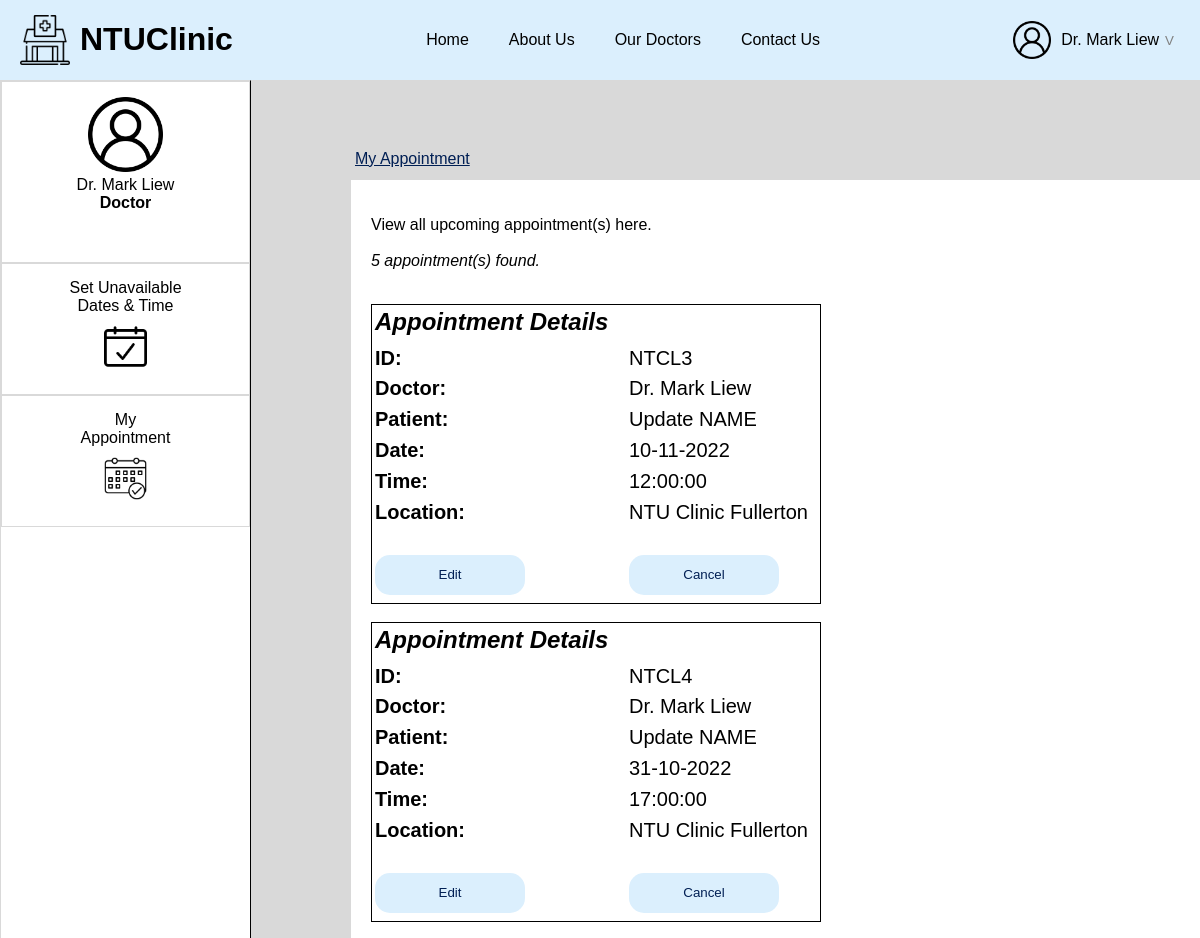
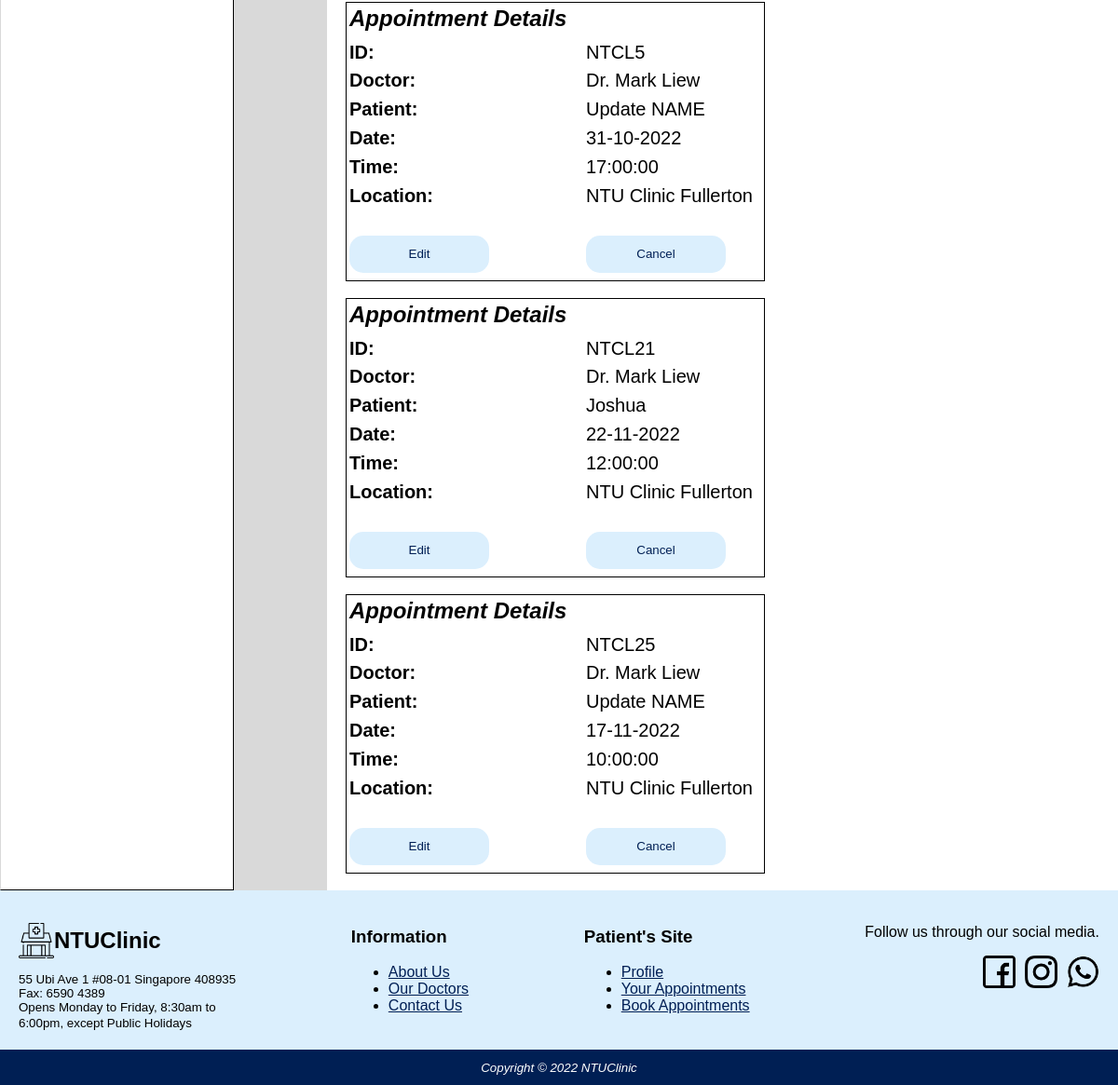
Page /doctor/myappointment.php (signed in) on the committed database (2 pictures, top to bottom).
### tables this page shows
CREATE TABLE `Doctors` (
  `doctorid` int(10) UNSIGNED NOT NULL,
  `docname` char(255) NOT NULL,
  `description` text DEFAULT NULL,
  `clinicid` int(11) NOT NULL,
  `image` char(100) NOT NULL,
  `contact` char(10) NOT NULL,
  `joindate` varchar(11) NOT NULL,
  `certexp` varchar(11) NOT NULL,
  `email` char(100) NOT NULL,
  `password` char(255) NOT NULL
);

CREATE TABLE `Appointments` (
  `appointmentID` int(10) UNSIGNED NOT NULL,
  `user` int(11) NOT NULL,
  `location` char(200) NOT NULL,
  `doctor` char(100) NOT NULL,
  `date` date NOT NULL,
  `time` time NOT NULL,
  `timeCompleted` time NOT NULL,
  `paid_status` tinyint(1) NOT NULL,
  `book_status` tinyint(1) NOT NULL
);

CREATE TABLE `Patients` (
  `userid` int(10) UNSIGNED NOT NULL,
  `name` char(255) NOT NULL,
  `image` char(100) NOT NULL,
  `contact` char(10) NOT NULL,
  `nric` char(10) NOT NULL,
  `signupdate` varchar(20) NOT NULL,
  `birthday` varchar(15) NOT NULL,
  `email` char(100) NOT NULL,
  `password` char(255) NOT NULL
);

CREATE TABLE `Clinics` (
  `clinicid` int(10) UNSIGNED NOT NULL,
  `clinicname` char(255) NOT NULL,
  `cliniclocation` char(255) DEFAULT NULL,
  `cliniccontact` char(50) NOT NULL
);

### methods/getUserData.php (called while the page is built, shortened)
<?php
include "dbconnect.php";
if (isset($_SESSION['valid_user']))
{
  $currentUserId = $_SESSION['valid_user_id'];
  $currentUserType = $_SESSION['valid_user_type'];
  $uid = 'userid';
  if ($currentUserType == 'doctors') {
    $uid = 'doctorid';
  }
  $query = 'select * from '.$currentUserType.' '
           ."where ".$uid."='$currentUserId'";
  $result = $dbcnx->query($query);
  if ($result->num_rows >0 )
  {
    while ($row = mysqli_fetch_assoc($result)){
      $currentUserData = $row;
    }
  }
}
?>

### doctor/appointmentRetrieval.php (called while the page is built, shortened)
<?php
	include "../methods/getUserData.php";
	$db = mysqli_connect('localhost', 'root', '');
	mysqli_select_db($db,'project');
	$sql=
		"SELECT a.user, a.location, a.doctor, a.date, a.time,
		a.paid_status, a.book_status
		FROM appointments a
		INNER JOIN patients p on a.user = p.userid
		";
	$result = mysqli_query($db,$sql);
	$count=0;
	while ($row = mysqli_fetch_assoc($result)){
	if ($row['doctor'] == $_SESSION['valid_user_id']) {
		if ($row['paid_status'] == "1") {
			if ($row['book_status'] == "1")
			{
			$count=$count+1;
			}
		}
	}
	}
?>

### doctor/myappointment.php (the view, shortened to what this page needs)
<!DOCTYPE html>
<html lang="en">
<head>
<link rel="stylesheet" href="../style.css" />
<link rel="stylesheet" href="./sidepanel.css" />
<link rel="stylesheet" href="./myappointment.css" />
<body>
<div id="wrapper">
	<?php include 'header.php'; ?>
	<div id="bodycontent">
	<?php include "sidepanel.php"; ?>
	<div id="appointmentnav">
	<dt>
		<a href="myappointment.php" class="botnav">My Appointment</a>
	</dt>
	</div>
	<div class="maincontainer">
	<dt id="abcd">
		<?php include 'appointmentRetrieval.php';
		echo "<p>
		View all upcoming appointment(s) here.<br><br>" .
		"<i>" . $count . " appointment(s) found.</i></p><br>";
		?>
		<?php
		include "../methods/getUserData.php";
		$doc_id = $_SESSION['valid_user_id'];
		$db = mysqli_connect('localhost', 'root', '');
		mysqli_select_db($db,'project');
		$sql=
		"SELECT *
		FROM appointments a
		INNER JOIN patients p on a.user = p.userid
		INNER JOIN doctors d on a.doctor = d.doctorid
		INNER JOIN clinics c on a.location = c.clinicid
		WHERE doctor='$doc_id'";
		$result = mysqli_query($db,$sql);
		while ($row = mysqli_fetch_assoc($result)){
		if ($row['paid_status'] == "1") {
			if ($row['book_status'] == "1")
			{
			$location = $row['clinicname'];
			$doctor = $row['docname'];
			$patient = $row['name'];
			$date = $row['date'];
			$time = $row['time'];
			$apptID = $row['appointmentID'];
			$date2 = date("d-m-Y", strtotime($date));
			echo "
			<table class='appointment-table' style='font-size:20px;border:1px solid black;height:300px;width:450px;'>
			<th colspan='2' style='float:left;font-size:24px;'>
				<i>Appointment Details</i>
			</th>
			<tr>
				<td style='width:250px;'><b>ID: </b></td>
				<td><span id='doctor'>
				NTCL$apptID
				</span></td>
			</tr>
			<tr>
				<td style='width:250px;'><b>Doctor: </b></td>
				<td><span id='doctor'>
				$doctor
				</span></td>
			</tr>
			<tr>
				<td style='width:250px;'><b>Patient: </b></td>
				<td><span id='patient'>
				$patient
				</span></td>
			</tr>
			<tr>
				<td style='width:250px;'><b>Date: </b></td>
				<td><span id='date'>
				$date2
				</span></td>
			</tr>
			<tr>
				<td style='width:250px;'><b>Time: </b></td>
				<td><span id='time'>
				$time
				</span></td>
			</tr>
			<tr>
				<td style='width:250px;'><b>Location: </b></td>
				<td><span id='location'>
				$location
				</span></td>
			</tr>
			<tr>
			<td style='float: center; width:250px;'>
				<form action='editappointment.php' method='post'>
					<input value='$apptID' name='apptID' type='hidden'/>
					<button id='editbutton' class='primarybutton'>Edit</button>
				</form>
			</td>
			<td style='float: center;'>
			<form action='cancelappointment.php' method='post'>
			<input value='$apptID' name='apptID' type='hidden'/>
				<button id='cancelbutton' onclick='alertpopup()' class='primarybutton'>Cancel</button>
				</form>
			</td>
			</tr>
			</table><br>";
			}
			}
			}
		?>
	</div>
	</div>
</div>
<?php include "footer.php";?>
</body>

### doctor/sidepanel.php
<?php
  include '../methods/getUserData.php';
  echo '<div class="sidecontainer">';
  echo '<nav id="sidepanel">';
    echo '<div id="panel1">';
    echo '<a href="profile.php"><img src="../images/profile.png" width="75" height="75"> </a>';
    echo '<br><dt>'.$currentUserData['docname'];
    echo '<br><b>Doctor</b><br><br>';
    echo '</div>';
    echo '<div id="panel2">';
    echo '<a href="bookappointment.php" id="sidenav">';
    echo '<dt id="abc">Set Unavailable <br>Dates & Time</dt>';
    echo '<img src="../images/bookappointment.png" width="43" height="43"> </a>';
    echo '</div>';
    echo '<div id="panel2">';
    echo '<a href="myappointment.php" id="sidenav">';
    echo '<dt id="abc">My<br>Appointment</dt>';
    echo '<img src="../images/myappointment.png" width="43" height="43"> </a>';
    echo '</div>';
  echo '</nav>';
  echo '</div>';
?>

### style.css (style rules this page uses)
body { margin: 0px; width: 100vw; min-height: 100vh; overflow-x: hidden; font-family:arial, sans-serif; }
img { object-fit: cover; }
#bodycontent { background-color: #FFFFFF; min-height: calc(100vh - 40px); }
.botnav { color:#001f54; }
.primarybutton { background: #dbeffd; color: #001f54; border: none; border-radius: 80px; height: 40px; width: 150px; cursor: pointer; margin-top: 20px; }
#wrapper { margin: auto; }

### doctor/sidepanel.css (style rules this page uses)
#bodycontent { background-color: #D9D9D9; display: flex; flex-direction: row; }
.sidecontainer { width:250px; height:auto; border: 1px solid #D9D9D9; border-bottom: 1px solid #000000; border-right: 1px solid #000000; background-color: #FFFFFF; }
#appointmentnav { position: absolute; top: 150px; left: 355px; }
#sidepanel { text-align: center; }
#panel1 { width:247px; height:150px; padding-top: 15px; padding-bottom: 15px; text-align: center; border: 1px solid #D9D9D9; }
#panel2 { width: 247px; height: 100px; padding-top: 15px; padding-bottom: 15px; text-align: center; border: 1px solid #D9D9D9; }
#sidenav { text-decoration: none; color: #000000; }
#abc { padding-bottom: 10px; }

### doctor/myappointment.css (style rules this page uses)
.maincontainer { background-color: #FFFFFF; height: auto; width: 1200px; display: flex; flex-direction: row; margin-top: 100px; margin-left: 100px; }
#abcd { padding-top: 20px; padding-left: 20px; }
#editbutton { padding-left:20px; padding-right:20px; padding-top: 3px; padding-bottom: 3px; border-radius: 15px; }
#cancelbutton { padding-left:20px; padding-right:20px; padding-top: 3px; padding-bottom: 3px; border-radius: 15px; }

### rows in the picture
doctors: docname "Dr. Mark Liew"
appointments: appointmentID "3", doctors.docname "Dr. Mark Liew", patients.name "Update NAME", date "10-11-2022", time "12:00:00", clinics.clinicname "NTU Clinic Fullerton"
appointments: appointmentID "4", doctors.docname "Dr. Mark Liew", patients.name "Update NAME", date "31-10-2022", time "17:00:00", clinics.clinicname "NTU Clinic Fullerton"
appointments: appointmentID "5", doctors.docname "Dr. Mark Liew", patients.name "Update NAME", date "31-10-2022", time "17:00:00", clinics.clinicname "NTU Clinic Fullerton"
appointments: appointmentID "21", doctors.docname "Dr. Mark Liew", patients.name "Joshua", date "22-11-2022", time "12:00:00", clinics.clinicname "NTU Clinic Fullerton"
appointments: appointmentID "25", doctors.docname "Dr. Mark Liew", patients.name "Update NAME", date "17-11-2022", time "10:00:00", clinics.clinicname "NTU Clinic Fullerton"

### other values in the picture
$_SESSION["valid_user"] "Dr. Mark Liew"
$count "5"
